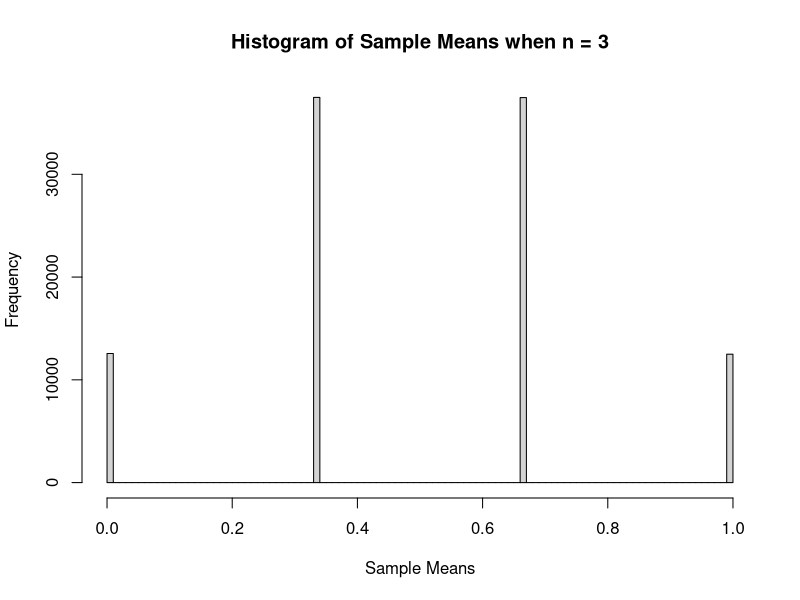
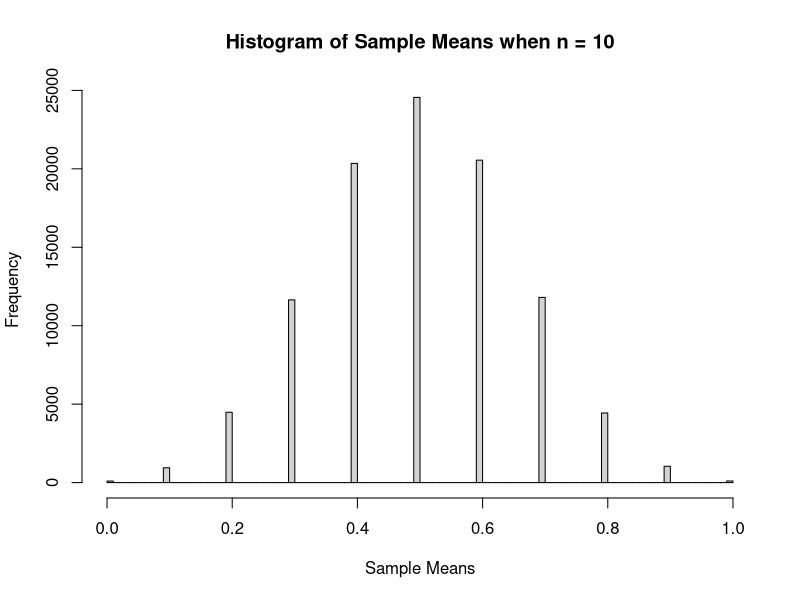
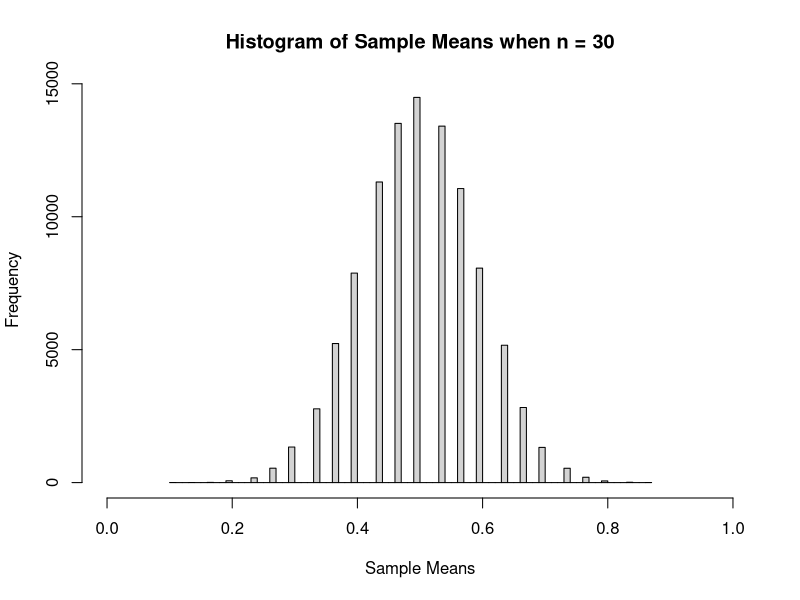

R code for these plots, in order:
## ---- chunk 1
knitr::opts_chunk$set(echo = TRUE)
## ---- chunk 2
n=3
p = 0.5
sample(c(0,1), n, prob = c(1-p,p), replace = TRUE)
## ---- chunk 3
rbinom(3, size=1, prob=0.5)
## ---- chunk 4
n=3
p = 0.5
sample(c(0,1), n, prob = c(1-p,p), replace = TRUE)
## ---- chunk 5
execute_study = function(n, p){
  # your code here
  mean(sample(c(0,1), n, prob = c(1-p,p), replace = TRUE))
  }
## ---- chunk 6
n = 3
p = 0.5
num_runs <- 100000
draws <- replicate(num_runs, execute_study(n,p))
hist(draws, breaks = 100, xlim = c(0,1), 
     main = "Histogram of Sample Means when n = 3", 
     xlab = "Sample Means")

## ---- chunk 7
n = 10
p = 0.5
num_runs <- 100000
draws <- replicate(num_runs, execute_study(n,p))
hist(draws, breaks = 100, xlim = c(0,1), 
     main = "Histogram of Sample Means when n = 10", 
     xlab = "Sample Means")

## ---- chunk 8
n = 30
p = 0.5
num_runs <- 100000
draws <- replicate(num_runs, execute_study(n,p))
hist(draws, breaks = 100, xlim = c(0,1), 
     main = "Histogram of Sample Means when n = 30", 
     xlab = "Sample Means")

